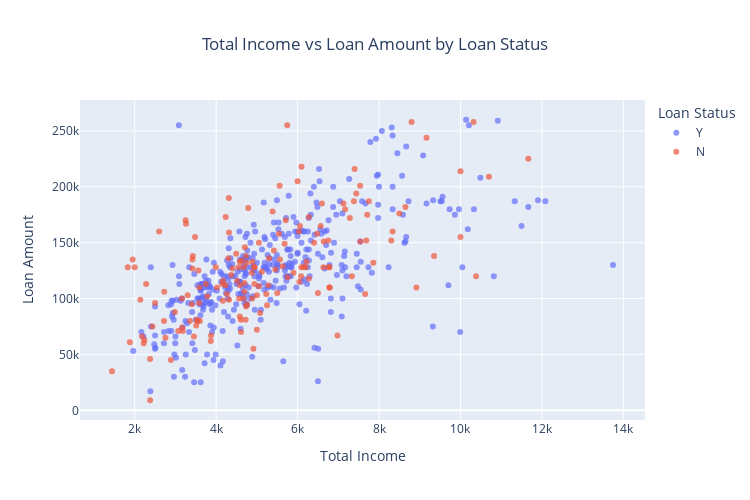

Notebook source saved alongside this figure:
### Markdown cell above
**7. Total Income vs Loan Amount**

### Code cell
fig = px.scatter(
    df1,
    x="TotalIncome",
    y="LoanAmount",
    color="Loan_Status",
    title="Total Income vs Loan Amount by Loan Status",
    labels={
        "TotalIncome": "Total Income",
        "LoanAmount": "Loan Amount",
        "Loan_Status": "Loan Status"
    },
    opacity=0.7
)

fig.update_layout(
    width=750,
    height=500,
    title_x=0.5
)

fig.show()

### Figure 1 — Plotly figure (JSON) as saved in the notebook; plotly's stock layout.template omitted (floating-point values rounded to 4 significant figures; data arrays with more than 128 entries replaced by an {"elided": "..."} marker saying what was removed)
{"data": [{"hovertemplate": "Loan Status=Y<br>Total Income=%{x}<br>Loan Amount=%{y}<extra></extra>", "legendgroup": "Y", "marker": {"color": "#636efa", "opacity": 0.7, "symbol": "circle"}, "mode": "markers", "name": "Y", "orientation": "v", "showlegend": true, "type": "scatter", "x": {"elided": "372 float values"}, "xaxis": "x", "y": {"elided": "372 float values"}, "yaxis": "y"}, {"hovertemplate": "Loan Status=N<br>Total Income=%{x}<br>Loan Amount=%{y}<extra></extra>", "legendgroup": "N", "marker": {"color": "#EF553B", "opacity": 0.7, "symbol": "circle"}, "mode": "markers", "name": "N", "orientation": "v", "showlegend": true, "type": "scatter", "x": {"elided": "163 float values"}, "xaxis": "x", "y": {"elided": "163 float values"}, "yaxis": "y"}], "layout": {"height": 500, "legend": {"title": {"text": "Loan Status"}, "tracegroupgap": 0}, "title": {"text": "Total Income vs Loan Amount by Loan Status", "x": 0.5}, "width": 750, "xaxis": {"anchor": "y", "domain": [0, 1], "title": {"text": "Total Income"}}, "yaxis": {"anchor": "x", "domain": [0, 1], "title": {"text": "Loan Amount"}}}}
